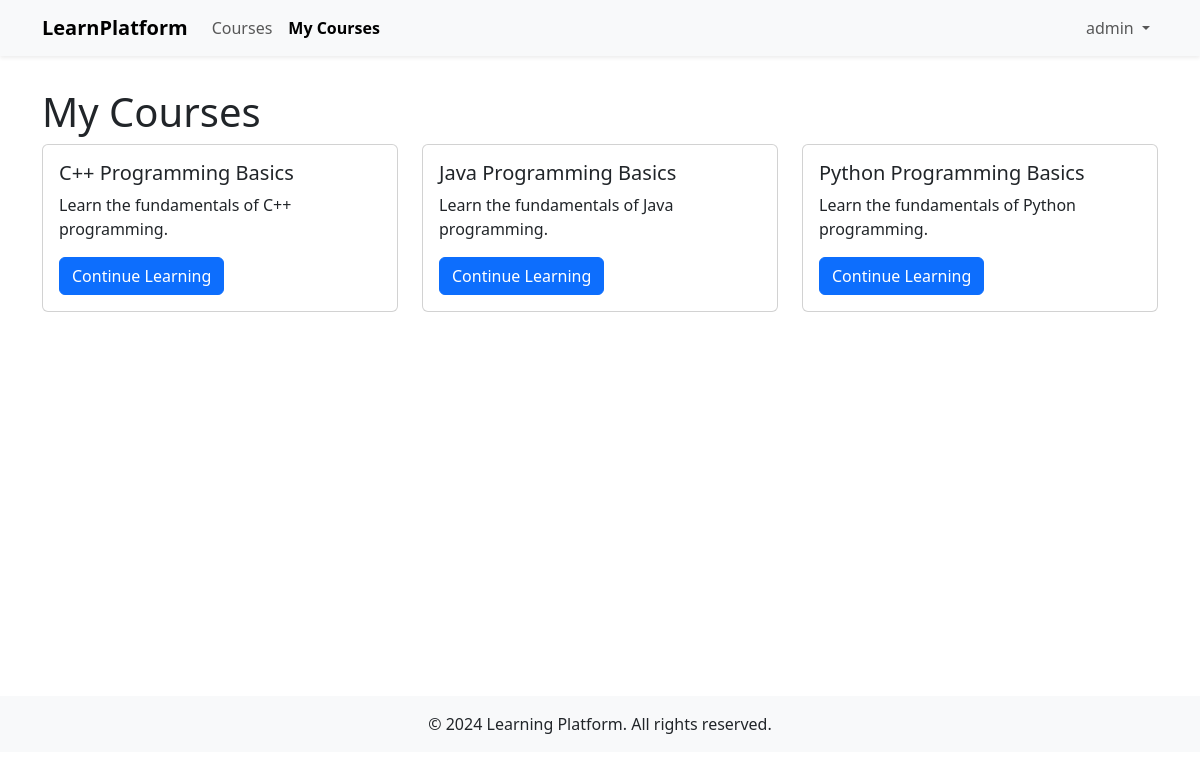
The page /my-courses/ (signed in) on the database its author committed.
### app/models.py (models this page shows, shortened)
class Enrollment(models.Model):
    ENROLLMENT_STATUS = (
        ('active', 'Active'),
        ('completed', 'Completed'),
        ('dropped', 'Dropped'),
    )
    user = models.ForeignKey(User, on_delete=models.CASCADE, related_name='enrollments')
    course = models.ForeignKey(Course, on_delete=models.CASCADE, related_name='enrollments')
    status = models.CharField(max_length=20, choices=ENROLLMENT_STATUS, default='active')
    enrolled_at = models.DateTimeField(auto_now_add=True)
    completed_at = models.DateTimeField(null=True, blank=True)
    class Meta:
        unique_together = [['user', 'course']]
        ordering = ['-enrolled_at']

class Course(models.Model):
    title = models.CharField(max_length=200)
    slug = models.SlugField(max_length=200, unique=True)
    description = models.TextField()
    thumbnail = models.ImageField(upload_to='courses/thumbnails/', blank=True, null=True)
    instructor = models.ForeignKey(User, on_delete=models.CASCADE, related_name='courses_taught')
    price = models.DecimalField(max_digits=7, decimal_places=2)
    duration = models.IntegerField(help_text="Duration in weeks")
    is_active = models.BooleanField(default=True)
    is_featured = models.BooleanField(default=False)
    created_at = models.DateTimeField(auto_now_add=True)
    updated_at = models.DateTimeField(auto_now=True)
    class Meta:
        ordering = ['-created_at']

### app/views.py (the view)
# urls.py: path('my-courses/', views.my_courses, name='my_courses'),
@login_required
def my_courses(request):
    enrolled_courses = Enrollment.objects.filter(user=request.user)
    return render(request, 'my_courses.html', {
        'enrolled_courses': enrolled_courses
    })

### templates/my_courses.html (shortened to what this page needs)
{% extends 'base.html' %}
{% block content %}
<div class="row">
    <div class="col-12">
        <h1>My Courses</h1>
        {% if enrolled_courses %}
            <div class="row row-cols-1 row-cols-md-3 g-4">
                {% for enrollment in enrolled_courses %}
                    <div class="col">
                        <div class="card h-100">
                            <div class="card-body">
                                <h5 class="card-title">{{ enrollment.course.title }}</h5>
                                <p class="card-text">{{ enrollment.course.description }}</p>
                                <a href="{% url 'course_content' enrollment.course.id %}" class="btn btn-primary">Continue Learning</a>
                            </div>
                        </div>
                    </div>
                {% endfor %}
            </div>
        {% else %}
            <p>You haven't enrolled in any courses yet.</p>
        {% endif %}
    </div>
</div>
{% endblock %}

### templates/base.html (shortened to what this page needs)
<!DOCTYPE html>
<html lang="en">
<head>
    <link href="https://cdn.jsdelivr.net/npm/bootstrap@5.3.0/dist/css/bootstrap.min.css" rel="stylesheet">
</head>
<body>
    <nav class="navbar navbar-expand-lg navbar-light bg-light shadow-sm">
        <div class="container">
            <a class="navbar-brand" href="{% url 'home' %}">
                LearnPlatform
            </a>
            <div class="collapse navbar-collapse" id="navbarNav">
                <ul class="navbar-nav me-auto">
                    <li class="nav-item">
                        <a class="nav-link {% if request.resolver_match.url_name == 'course_list' %}active{% endif %}"
                           href="{% url 'course_list' %}">Courses</a>
                    </li>
                    {% if user.is_authenticated %}
                        <li class="nav-item">
                            <a class="nav-link {% if request.resolver_match.url_name == 'my_courses' %}active{% endif %}"
                               href="{% url 'my_courses' %}">My Courses</a>
                        </li>
                    {% endif %}
                </ul>
                <ul class="navbar-nav">
                    {% if user.is_authenticated %}
                        <li class="nav-item dropdown">
                            <a class="nav-link dropdown-toggle" href="#" id="navbarDropdown" role="button"
                               data-bs-toggle="dropdown">
                                {{ user.username }}
                            </a>
                        </li>
                    {% endif %}
                </ul>
            </div>
        </div>
    </nav>
    <main class="main-content">
        <div class="container">
            {% block content %}
            {% endblock %}
        </div>
    </main>
    <footer class="footer">
        <div class="container text-center">
            <p class="mb-0">&copy; {% now "Y" %} Learning Platform. All rights reserved.</p>
        </div>
    </footer>
</body>
</html>

### templates/base.html (style rules this page uses)
.navbar-brand { font-weight: 600; }
.active { font-weight: bold; }
.main-content { min-height: calc(100vh - 160px); padding: 2rem 0; }
.footer { padding: 1rem 0; background-color: #f8f9fa; }

### rows shown on the page
Enrollment: course "C++ Programming Basics", course.description "Learn the fundamentals of C++ programming."
Enrollment: course "Java Programming Basics", course.description "Learn the fundamentals of Java programming."
Enrollment: course "Python Programming Basics", course.description "Learn the fundamentals of Python programming."

### other values the page prints
{{ user.username }} "admin"
